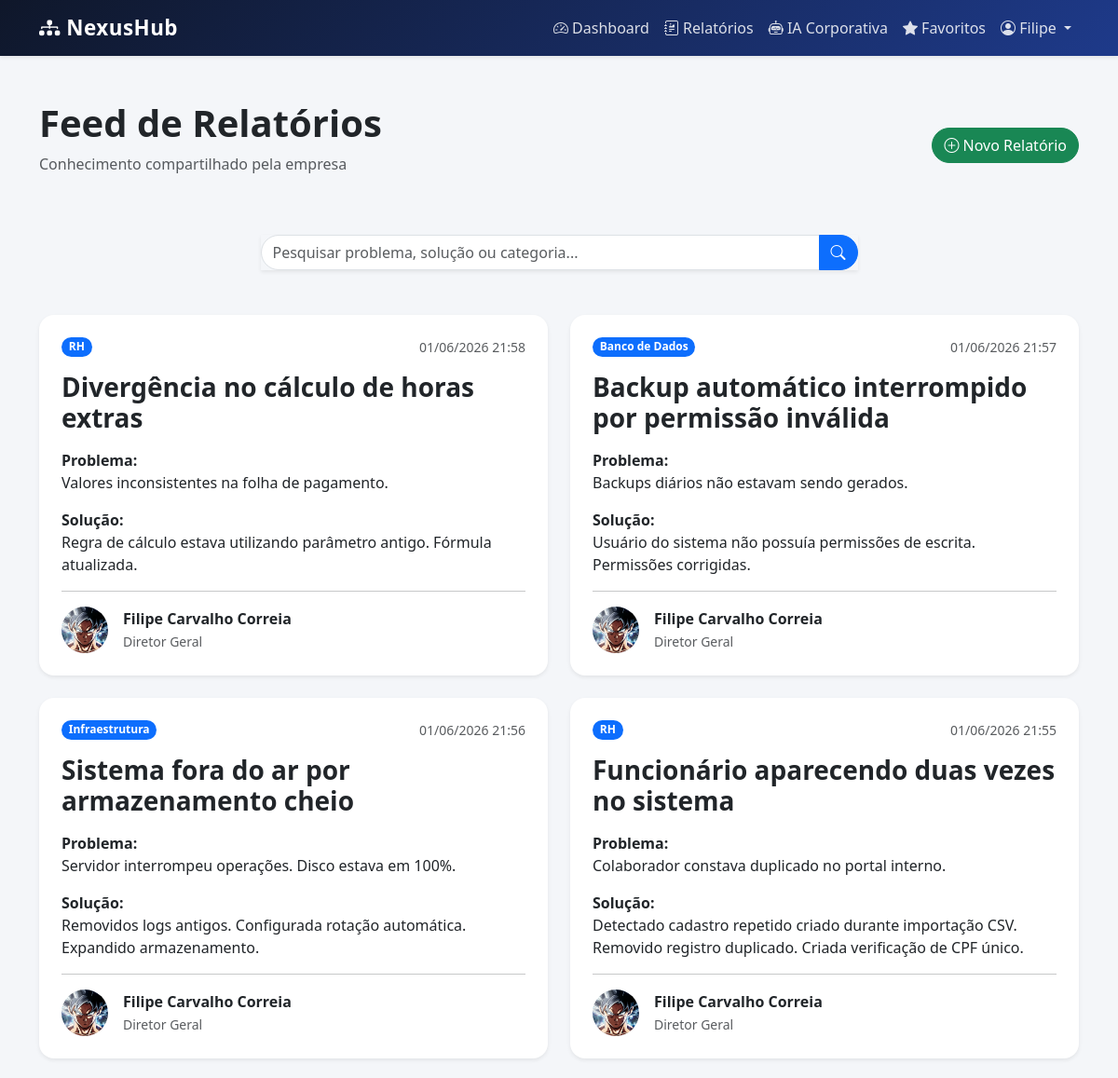
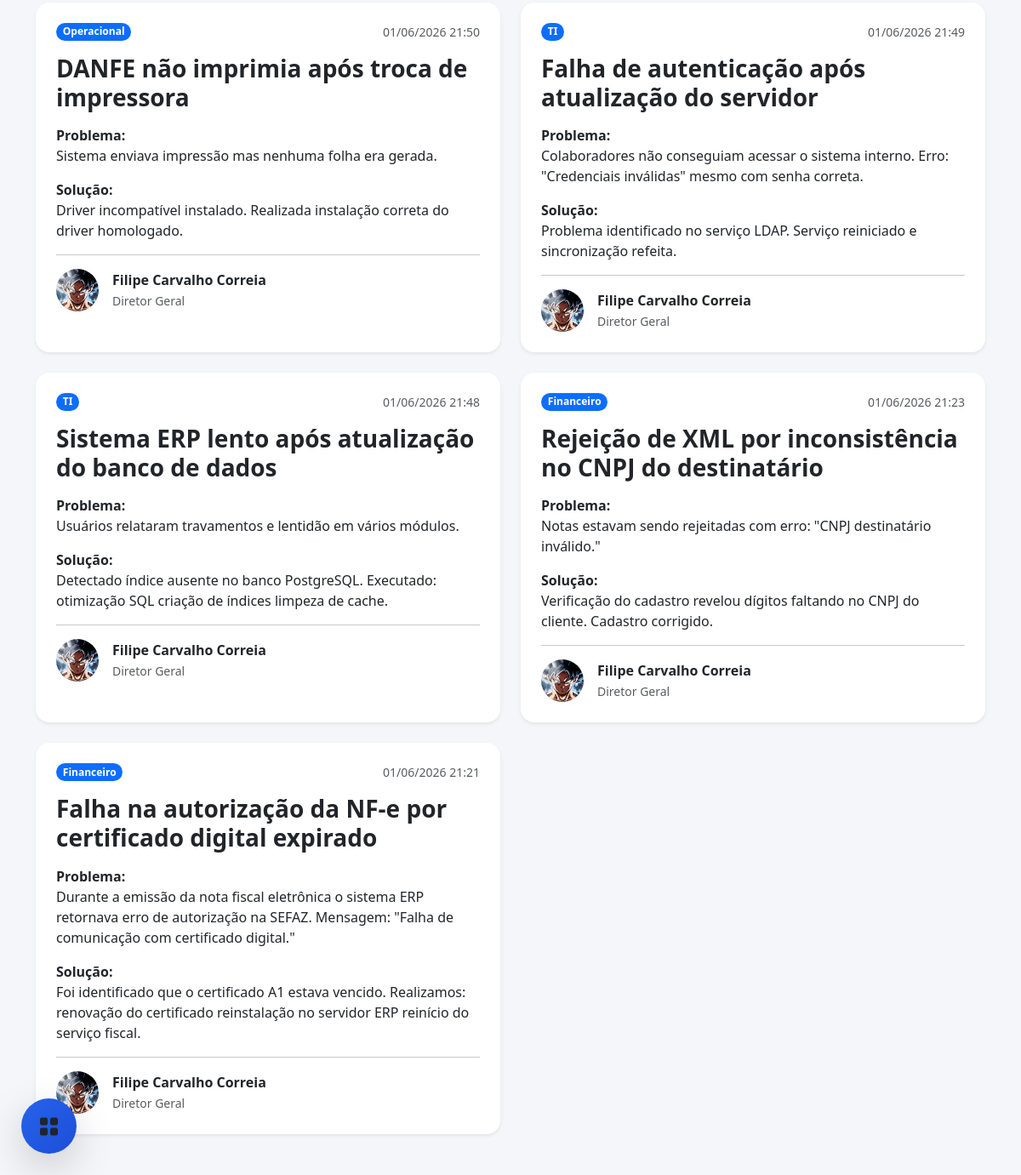
/relatorios/ (signed in), run on the app's committed database (2 pictures, top to bottom).
### relatorios/models.py (models this page shows, shortened)
class Relatorio(models.Model):
    STATUS = [
        ('Aberto', 'Aberto'),
        ('Em andamento', 'Em andamento'),
        ('Resolvido', 'Resolvido')
    ]
    PRIORIDADE = [
        ('Baixa', 'Baixa'),
        ('Média', 'Média'),
        ('Alta', 'Alta'),
        ('Crítica', 'Crítica')
    ]
    autor = models.ForeignKey(
        Funcionario,
        on_delete=models.SET_NULL,
        null=True,
        blank=True
    )
    titulo = models.CharField(
        max_length=200
    )
    categoria = models.CharField(
        max_length=100
    )
    problema = models.TextField()
    solucao = models.TextField()
    resultado_final = models.TextField(
        blank=True,
        null=True
    )
    observacoes = models.TextField(
        blank=True,
        null=True
    )
    palavras_chave = models.CharField(
        max_length=300,
        blank=True,
        null=True
    )
    prioridade = models.CharField(
        max_length=20,
        blank=True,
        null=True
    )
    status = models.CharField(
        max_length=20,
        blank=True,
        null=True
    )
    tags = models.ManyToManyField(
        'Tag',
        blank=True
    )
    imagem = models.ImageField(
        upload_to='relatorios/',
        blank=True,
        null=True
    )
    criado_em = models.DateTimeField(
        auto_now_add=True
    )

### funcionarios/models.py (models this page shows, shortened)
class Funcionario(models.Model):
    usuario = models.OneToOneField(
        User,
        on_delete=models.CASCADE
    )
    ativo = models.BooleanField(
        default=True
    )
    cargo = models.CharField(
        max_length=100
    )
    funcao = models.TextField()
    telefone = models.CharField(
        max_length=20,
        blank=True
    )
    data_nascimento = models.DateField(
        null=True,
        blank=True
    )
    foto = models.ImageField(
        upload_to='funcionarios/',
        blank=True,
        null=True
    )
    setor = models.ForeignKey(
        Setor,
        on_delete=models.CASCADE
    )
    superior = models.ForeignKey(
        'self',
        on_delete=models.SET_NULL,
        null=True,
        blank=True
    )

### relatorios/views.py (the view)
@login_required
def feed_relatorios(request):
    busca = request.GET.get(
        'busca',
        ''
    )
    relatorios = Relatorio.objects.select_related(
        'autor',
        'autor__usuario'
    ).prefetch_related(
        'tags'
    )
    if busca:
        palavras = busca.split()
        sinonimos = {
            'nota': ['nf', 'nfe', 'nota fiscal'],
            'erro': ['falha', 'problema'],
            'login': ['acesso', 'senha'],
            'certificado': ['a1', 'a3', 'token']
        }
        consulta = Q()
        relevancia = Value(
            0,
            output_field=IntegerField()
        )
        for palavra in palavras:
            termos = [palavra]
            if palavra.lower() in sinonimos:
                termos.extend(
                    sinonimos[
                        palavra.lower()
                    ]
                )
            for termo in termos:
                consulta |= Q(
                    titulo__icontains=termo
                )
                consulta |= Q(
                    categoria__icontains=termo
                )
                consulta |= Q(
                    problema__icontains=termo
                )
                consulta |= Q(
                    solucao__icontains=termo
                )
                consulta |= Q(
                    palavras_chave__icontains=termo
                )
                consulta |= Q(
                    tags__nome__icontains=termo
                )
                consulta |= Q(
                    autor__usuario__first_name__icontains=termo
                )
                relevancia += Case(
                    When(
                        titulo__icontains=termo,
                        then=Value(5)
                    ),
                    When(
                        tags__nome__icontains=termo,
                        then=Value(4)
                    ),
                    When(
                        palavras_chave__icontains=termo,
                        then=Value(4)
                    ),
                    When(
                        categoria__icontains=termo,
                        then=Value(3)
                    ),
                    When(
                        problema__icontains=termo,
                        then=Value(2)
                    ),
                    When(
                        solucao__icontains=termo,
                        then=Value(1)
                    ),
                    default=Value(0),
                    output_field=IntegerField()
                )
        relatorios = (
            relatorios
            .filter(
                consulta
            )
            .annotate(
                score=relevancia
            )
            .distinct()
            .order_by(
                '-score',
                '-criado_em'
            )
        )
    else:
        relatorios = relatorios.order_by(
            '-criado_em'
        )
    return render(
        request,
        'relatorios/feed_relatorios.html',
        {
            'relatorios': relatorios,
            'busca': busca
        }
    )

### templates/relatorios/feed_relatorios.html (shortened to what this page needs)
{% extends 'base.html' %}
{% block content %}
<div class="container py-5">
    <div class="d-flex justify-content-between align-items-center mb-5">
        <div>
            <h1 class="fw-bold">
                Feed de Relatórios
            </h1>
            <p class="text-muted">
                Conhecimento compartilhado pela empresa
            </p>
        </div>
        <a href="{% url 'criar_relatorio' %}"
           class="btn btn-success rounded-pill">
            <i class="bi bi-plus-circle"></i>
            Novo Relatório
        </a>
    </div>
    <div class="row justify-content-center mb-5">
        <div class="col-md-7">
            <form method="GET">
                <div class="input-group shadow-sm">
                    <input type="text"
                           name="busca"
                           class="form-control rounded-start-pill"
                           placeholder="Pesquisar problema, solução ou categoria..."
                           value="{{ busca }}">
                    <button class="btn btn-primary rounded-end-pill"
                            type="submit">
                        <i class="bi bi-search"></i>
                    </button>
                </div>
            </form>
        </div>
    </div>
    <div class="row g-4">
        {% for relatorio in relatorios %}
        <div class="col-md-6">
            <a href="{% url 'detalhe_relatorio' relatorio.id %}"
               class="text-decoration-none text-dark">
                <div class="card border-0 shadow-sm rounded-4 h-100">
                    <div class="card-body p-4">
                        <div class="d-flex justify-content-between mb-3">
                            <span class="badge bg-primary rounded-pill">
                                {{ relatorio.categoria }}
                            </span>
                            <small class="text-muted">
                                {{ relatorio.criado_em|date:"d/m/Y H:i" }}
                            </small>
                        </div>
                        <h3 class="fw-bold mb-3">
                            {{ relatorio.titulo }}
                        </h3>
                        <p>
                            <strong>Problema:</strong><br>
                            {{ relatorio.problema|truncatechars:200 }}
                        </p>
                        <p>
                            <strong>Solução:</strong><br>
                            {{ relatorio.solucao|truncatechars:200 }}
                        </p>
                        <hr>
                        <div class="d-flex align-items-center">
                            {% if relatorio.autor.foto %}
                            <img src="{{ relatorio.autor.foto.url }}"
                                 class="rounded-circle me-3"
                                 width="50"
                                 height="50"
                                 style="object-fit:cover;">
                            {% else %}
                            <i class="bi bi-person-circle fs-1 me-3 text-primary"></i>
                            {% endif %}
                            <div>
                                <strong>
                                    {% if relatorio.autor %}
                                        {{ relatorio.autor.usuario.get_full_name }}
                                    {% else %}
                                        Funcionário Desligado
                                    {% endif %}
                                </strong>
                                <br>
                                <small class="text-muted">
                                    {{ relatorio.autor.cargo }}
                                </small>
                            </div>
                        </div>
                    </div>
                </div>
            </a>
        </div>
        {% empty %}
        <div class="col-12">
            <div class="alert alert-warning rounded-4 shadow-sm">
                Nenhum relatório encontrado.
            </div>
        </div>
        {% endfor %}
    </div>
</div>
{% endblock %}

### templates/base.html (shortened to what this page needs)
<!DOCTYPE html>
<html lang="pt-br">
<head>
    <link
        href="https://cdn.jsdelivr.net/npm/bootstrap@5.3.3/dist/css/bootstrap.min.css"
        rel="stylesheet">
    <link
        rel="stylesheet"
        href="https://cdn.jsdelivr.net/npm/bootstrap-icons@1.11.3/font/bootstrap-icons.min.css">
</head>
<body>
    <nav class="navbar navbar-expand-lg navbar-dark navbar-custom shadow-sm">
        <div class="container">
            <a class="navbar-brand fw-bold"
            href="{% url 'home' %}">
                <i class="bi bi-diagram-3-fill"></i>
                NexusHub
            </a>
            {% if user.is_authenticated %}
            <div class="collapse navbar-collapse"
                id="navbarNexus">
                <ul class="navbar-nav ms-auto align-items-center">
                    <li class="nav-item">
                        <a href="{% url 'dashboard' %}"
                        class="nav-link text-white">
                            <i class="bi bi-speedometer2"></i>
                            Dashboard
                        </a>
                    </li>
                    <li class="nav-item">
                        <a href="{% url 'feed_relatorios' %}"
                        class="nav-link text-white">
                            <i class="bi bi-journal-richtext"></i>
                            Relatórios
                        </a>
                    </li>
                    <li class="nav-item">
                        <a href="{% url 'assistente_ia' %}"
                        class="nav-link text-info">
                            <i class="bi bi-robot"></i>
                            IA Corporativa
                        </a>
                    </li>
                    <li class="nav-item">
                        <a href="{% url 'meus_favoritos' %}"
                        class="nav-link text-warning">
                            <i class="bi bi-star-fill"></i>
                            Favoritos
                        </a>
                    </li>
                    <li class="nav-item dropdown">
                        <a class="nav-link dropdown-toggle text-white"
                        href="#"
                        role="button"
                        data-bs-toggle="dropdown">
                            <i class="bi bi-person-circle"></i>
                            {{ user.first_name|default:user.username }}
                        </a>
                    </li>
                </ul>
            </div>
            {% endif %}
        </div>
    </nav>
    {% block content %}
    {% endblock %}
    {% if user.is_authenticated %}
    <div class="dropdown admin-menu">
        <button
            class="btn rounded-circle shadow-lg botao-admin"
            type="button"
            data-bs-toggle="dropdown">
            <i class="bi bi-grid-fill"></i>
        </button>
    </div>
    {% endif %}
</body>
</html>

### templates/base.html (style rules this page uses)
body { background-color: #f4f6f9; min-height: 100vh; }
.navbar-custom { background: linear-gradient( 135deg, #0f172a, #1e3a8a ); }
.navbar-brand { font-size: 1.4rem; letter-spacing: .5px; }
.nav-link { color: rgba(255,255,255,.85) !important; transition: .3s; }
.admin-menu { position: fixed; bottom: 25px; left: 25px; z-index: 9999; }
.botao-admin { width: 65px; height: 65px; border: none; font-size: 24px; display: flex; align-items: center; justify-content: center; background: linear-gradient( 135deg, #2563eb, #1d4ed8 ); transition: .3s; }

### data on the page
Relatorio: categoria "RH", criado_em "01/06/2026 21:58", titulo "Divergência no cálculo de horas extras", problema "Valores inconsistentes na folha de pagamento.", solucao "Regra de cálculo estava utilizando parâmetro antigo. Fórmula atualizada.", autor.foto (picture), autor.usuario.get_full_name "Filipe Carvalho Correia", autor.cargo "Diretor Geral"
Relatorio: categoria "Banco de Dados", criado_em "01/06/2026 21:57", titulo "Backup automático interrompido por permissão inválida", problema "Backups diários não estavam sendo gerados.", solucao "Usuário do sistema não possuía permissões de escrita. Permissões corrigidas.", autor.foto (picture), autor.usuario.get_full_name "Filipe Carvalho Correia", autor.cargo "Diretor Geral"
Relatorio: categoria "Infraestrutura", criado_em "01/06/2026 21:56", titulo "Sistema fora do ar por armazenamento cheio", problema "Servidor interrompeu operações. Disco estava em 100%.", solucao "Removidos logs antigos. Configurada rotação automática. Expandido armazenamento.", autor.foto (picture), autor.usuario.get_full_name "Filipe Carvalho Correia", autor.cargo "Diretor Geral"
Relatorio: categoria "RH", criado_em "01/06/2026 21:55", titulo "Funcionário aparecendo duas vezes no sistema", problema "Colaborador constava duplicado no portal interno.", solucao "Detectado cadastro repetido criado durante importação CSV. Removido registro duplicado. Criada verificação de CPF único.", autor.foto (picture), autor.usuario.get_full_name "Filipe Carvalho Correia", autor.cargo "Diretor Geral"
Relatorio: categoria "Operacional", criado_em "01/06/2026 21:50", titulo "DANFE não imprimia após troca de impressora", problema "Sistema enviava impressão mas nenhuma folha era gerada.", solucao "Driver incompatível instalado. Realizada instalação correta do driver homologado.", autor.foto (picture), autor.usuario.get_full_name "Filipe Carvalho Correia", autor.cargo "Diretor Geral"
Relatorio: categoria "TI", criado_em "01/06/2026 21:49", titulo "Falha de autenticação após atualização do servidor", problema "Colaboradores não conseguiam acessar o sistema interno. Erro: \"Credenciais inválidas\" mesmo com senha correta.", solucao "Problema identificado no serviço LDAP. Serviço reiniciado e sincronização refeita.", autor.foto (picture), autor.usuario.get_full_name "Filipe Carvalho Correia", autor.cargo "Diretor Geral"
Relatorio: categoria "TI", criado_em "01/06/2026 21:48", titulo "Sistema ERP lento após atualização do banco de dados", problema "Usuários relataram travamentos e lentidão em vários módulos.", solucao "Detectado índice ausente no banco PostgreSQL. Executado: otimização SQL criação de índices limpeza de cache.", autor.foto (picture), autor.usuario.get_full_name "Filipe Carvalho Correia", autor.cargo "Diretor Geral"
Relatorio: categoria "Financeiro", criado_em "01/06/2026 21:23", titulo "Rejeição de XML por inconsistência no CNPJ do destinatário", problema "Notas estavam sendo rejeitadas com erro: \"CNPJ destinatário inválido.\"", solucao "Verificação do cadastro revelou dígitos faltando no CNPJ do cliente. Cadastro corrigido.", autor.foto (picture), autor.usuario.get_full_name "Filipe Carvalho Correia", autor.cargo "Diretor Geral"
Relatorio: categoria "Financeiro", criado_em "01/06/2026 21:21", titulo "Falha na autorização da NF-e por certificado digital expirado", problema "Durante a emissão da nota fiscal eletrônica o sistema ERP retornava erro de autorização na SEFAZ. Mensagem: \"Falha de comunicação com certificado digital.\"", solucao "Foi identificado que o certificado A1 estava vencido. Realizamos: renovação do certificado reinstalação no servidor ERP reinício do serviço fiscal.", autor.foto (picture), autor.usuario.get_full_name "Filipe Carvalho Correia", autor.cargo "Diretor Geral"

### other printed values
{{ user.first_name|default:user.username }} "Filipe"
